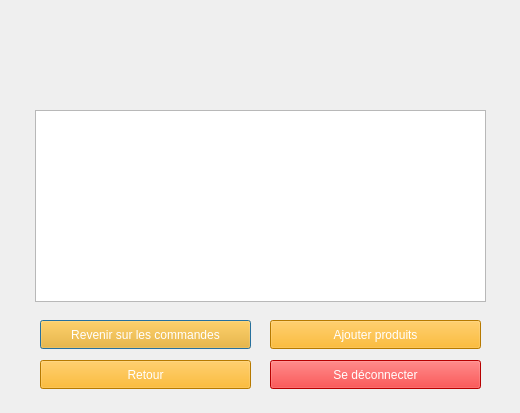
<?xml version="1.0" encoding="UTF-8"?>
<ui version="4.0">
 <class>receptionhub</class>
 <widget class="QDialog" name="receptionhub">
  <property name="geometry">
   <rect>
    <x>0</x>
    <y>0</y>
    <width>520</width>
    <height>413</height>
   </rect>
  </property>
  <property name="windowTitle">
   <string>Dialog</string>
  </property>
  <widget class="QLabel" name="label">
   <property name="geometry">
    <rect>
     <x>160</x>
     <y>30</y>
     <width>191</width>
     <height>61</height>
    </rect>
   </property>
   <property name="text">
    <string/>
   </property>
  </widget>
  <widget class="QTableView" name="tableView">
   <property name="geometry">
    <rect>
     <x>35</x>
     <y>110</y>
     <width>451</width>
     <height>192</height>
    </rect>
   </property>
  </widget>
  <widget class="QPushButton" name="pushButton">
   <property name="geometry">
    <rect>
     <x>40</x>
     <y>320</y>
     <width>211</width>
     <height>29</height>
    </rect>
   </property>
   <property name="styleSheet">
    <string notr="true">color: rgb(255, 255, 255);
background-color: rgb(255, 170, 0);</string>
   </property>
   <property name="text">
    <string>Revenir sur les commandes</string>
   </property>
  </widget>
  <widget class="QPushButton" name="pushButton_2">
   <property name="geometry">
    <rect>
     <x>270</x>
     <y>360</y>
     <width>211</width>
     <height>29</height>
    </rect>
   </property>
   <property name="styleSheet">
    <string notr="true">color: rgb(255, 255, 255);
background-color: rgb(255, 0, 0);</string>
   </property>
   <property name="text">
    <string>Se déconnecter</string>
   </property>
  </widget>
  <widget class="QPushButton" name="pushButton_3">
   <property name="geometry">
    <rect>
     <x>270</x>
     <y>320</y>
     <width>211</width>
     <height>29</height>
    </rect>
   </property>
   <property name="styleSheet">
    <string notr="true">color: rgb(255, 255, 255);
background-color: rgb(255, 170, 0);</string>
   </property>
   <property name="text">
    <string>Ajouter produits</string>
   </property>
  </widget>
  <widget class="QPushButton" name="pushButton_4">
   <property name="geometry">
    <rect>
     <x>40</x>
     <y>360</y>
     <width>211</width>
     <height>29</height>
    </rect>
   </property>
   <property name="styleSheet">
    <string notr="true">color: rgb(255, 255, 255);
background-color: rgb(255, 170, 0);</string>
   </property>
   <property name="text">
    <string>Retour</string>
   </property>
  </widget>
 </widget>
 <resources/>
 <connections/>
</ui>
